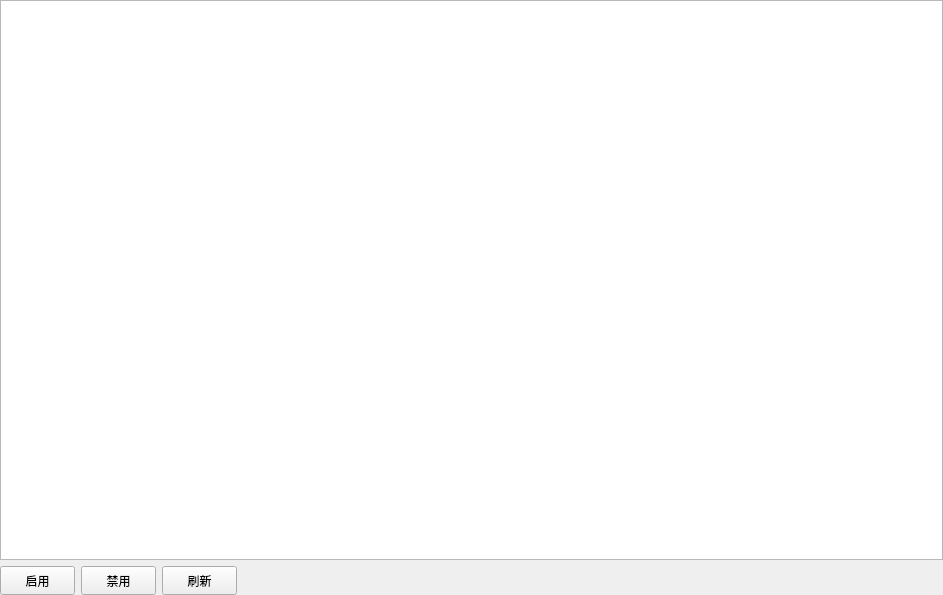
<?xml version="1.0" encoding="UTF-8"?>
<ui version="4.0">
 <class>Form</class>
 <widget class="QWidget" name="Form">
  <property name="geometry">
   <rect>
    <x>0</x>
    <y>0</y>
    <width>943</width>
    <height>595</height>
   </rect>
  </property>
  <property name="windowTitle">
   <string>Form</string>
  </property>
  <widget class="QWidget" name="layoutWidget">
   <property name="geometry">
    <rect>
     <x>0</x>
     <y>0</y>
     <width>943</width>
     <height>595</height>
    </rect>
   </property>
   <layout class="QVBoxLayout" name="verticalLayout_2">
    <item>
     <widget class="QTableView" name="device_table">
      <property name="minimumSize">
       <size>
        <width>941</width>
        <height>551</height>
       </size>
      </property>
     </widget>
    </item>
    <item>
     <layout class="QHBoxLayout" name="horizontalLayout_11">
      <item>
       <widget class="QPushButton" name="start">
        <property name="sizePolicy">
         <sizepolicy hsizetype="Minimum" vsizetype="Expanding">
          <horstretch>0</horstretch>
          <verstretch>0</verstretch>
         </sizepolicy>
        </property>
        <property name="minimumSize">
         <size>
          <width>75</width>
          <height>29</height>
         </size>
        </property>
        <property name="maximumSize">
         <size>
          <width>75</width>
          <height>29</height>
         </size>
        </property>
        <property name="text">
         <string>启用</string>
        </property>
       </widget>
      </item>
      <item>
       <widget class="QPushButton" name="stop">
        <property name="sizePolicy">
         <sizepolicy hsizetype="Minimum" vsizetype="Expanding">
          <horstretch>0</horstretch>
          <verstretch>0</verstretch>
         </sizepolicy>
        </property>
        <property name="minimumSize">
         <size>
          <width>75</width>
          <height>29</height>
         </size>
        </property>
        <property name="maximumSize">
         <size>
          <width>75</width>
          <height>29</height>
         </size>
        </property>
        <property name="text">
         <string>禁用</string>
        </property>
       </widget>
      </item>
      <item>
       <widget class="QPushButton" name="refresh">
        <property name="sizePolicy">
         <sizepolicy hsizetype="Minimum" vsizetype="Expanding">
          <horstretch>0</horstretch>
          <verstretch>0</verstretch>
         </sizepolicy>
        </property>
        <property name="minimumSize">
         <size>
          <width>75</width>
          <height>29</height>
         </size>
        </property>
        <property name="maximumSize">
         <size>
          <width>75</width>
          <height>29</height>
         </size>
        </property>
        <property name="text">
         <string>刷新</string>
        </property>
       </widget>
      </item>
      <item>
       <spacer name="horizontalSpacer_21">
        <property name="orientation">
         <enum>Qt::Horizontal</enum>
        </property>
        <property name="sizeHint" stdset="0">
         <size>
          <width>40</width>
          <height>20</height>
         </size>
        </property>
       </spacer>
      </item>
     </layout>
    </item>
   </layout>
  </widget>
 </widget>
 <resources/>
 <connections/>
</ui>
